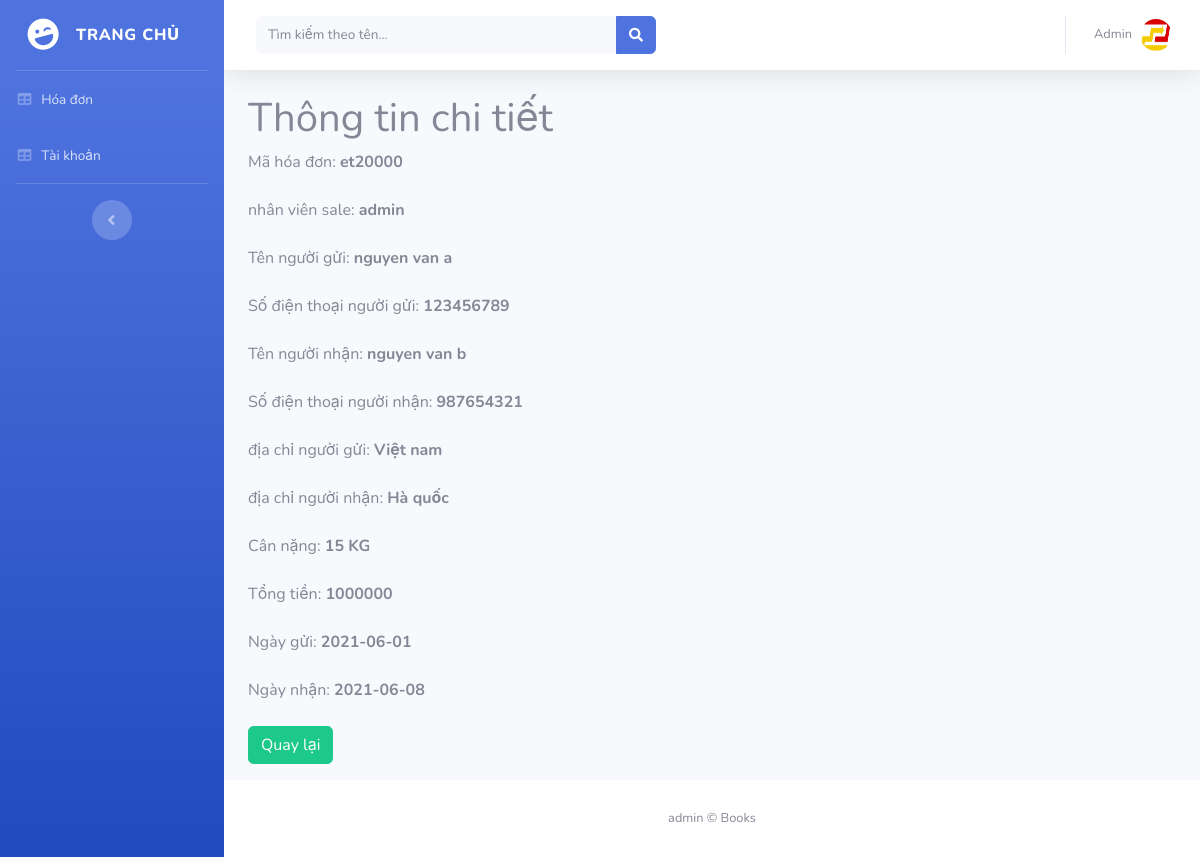
Screenshot of /admin/readbill.php?id=1 (signed in) with the database file from the repository.
### tables this page shows
CREATE TABLE `bill` (
  `customer_sendname` varchar(50) NOT NULL,
  `customer_sendtel` int(15) NOT NULL,
  `customer_receivername` varchar(50) NOT NULL,
  `customer_receivertel` int(15) NOT NULL,
  `customer_sendadr` varchar(200) NOT NULL,
  `customer_receiveradr` varchar(200) NOT NULL,
  `weight` float NOT NULL,
  `fee` float NOT NULL,
  `datesend` date NOT NULL,
  `datereceived` date NOT NULL,
  `id` int(50) NOT NULL,
  `bill_id` varchar(200) DEFAULT NULL,
  `idb` int(10) NOT NULL
);

CREATE TABLE `employee` (
  `id` int(11) NOT NULL,
  `username` varchar(200) NOT NULL,
  `password` varchar(200) NOT NULL,
  `name` varchar(200) NOT NULL,
  `dob` date NOT NULL,
  `phonenumber` int(20) NOT NULL,
  `email` varchar(30) NOT NULL
);

### admin/readbill.php (the view, shortened to what this page needs)
<?php
if (isset($_SESSION['userid']) && isset($_SESSION['username'])) {
?>
<!DOCTYPE html>
<html lang="en">
<head>
  <link href="vendor/fontawesome-free/css/all.min.css" rel="stylesheet" type="text/css">
  <link href="css/sb-admin-2.min.css" rel="stylesheet">
</head>
<body id="page-top">
  <div id="wrapper">
    <?php include("include/menu.php"); ?>
    <div id="content-wrapper" class="d-flex flex-column">
      <div id="content">
        <nav class="navbar navbar-expand navbar-light bg-white topbar mb-4 static-top shadow">
          <form class="d-none d-sm-inline-block form-inline mr-auto ml-md-3 my-2 my-md-0 mw-100 navbar-search">
            <div class="input-group">
              <input type="text" class="form-control bg-light border-0 small" placeholder="Tìm kiếm theo tên..." name="var" aria-label="Search" aria-describedby="basic-addon2" value="<?php if(isset($_GET['var'])) {echo $_GET['var'];} ?>">
              <div class="input-group-append">
                <button class="btn btn-primary" type="submit">
                  <i class="fas fa-search fa-sm"></i>
                </button>
              </div>
            </div>
          </form>
          <ul class="navbar-nav ml-auto">
            <li class="nav-item dropdown no-arrow">
              <a class="nav-link dropdown-toggle" href="#" id="userDropdown" role="button" data-toggle="dropdown" aria-haspopup="true" aria-expanded="false">
                <span class="mr-2 d-none d-lg-inline text-gray-600 small">Admin</span>
                <img class="img-profile rounded-circle" src="logo/title.png">
              </a>
            </li>
          </ul>
        </nav>
        <div class="wrapper">
        <div class="container-fluid">
            <div class="row">
                <div class="col-md-12">
                    <div class="page-header">
                        <h1>Thông tin chi tiết</h1>
                    </div>
                    <?php
                   $id=$_GET['id'];
                   $con=mysqli_connect("localhost","root","","pam");
                   $sel="select bill.bill_id,
                   bill.customer_sendname,
                   bill.customer_sendtel,
                   bill.customer_receivername,
                   bill.customer_receivertel,
                   bill.customer_sendadr,
                   bill.customer_receiveradr,
                   bill.weight,
                   bill.fee,
                   bill.datesend,
                   bill.datereceived,
                   bill.idb,
                   employee.name
                   from bill,employee where bill.id = employee.id and bill.idb='$id'";
                   $rk=$con->query($sel);
                   while($row=$rk->fetch_assoc()){
                  ?>
                    <div class="form-group">
                        <label>Mã hóa đơn:</label>
                        <strong class="form-control-static"><?php echo $row["bill_id"]; ?></strong>
                    </div>
                    <div class="form-group">
                        <label>nhân viên sale: </label>
                        <strong class="form-control-static"><?php echo $row["name"]; ?></strong>
                    </div>
                    <div class="form-group">
                        <label>Tên người gửi: </label>
                        <strong class="form-control-static"><?php echo $row["customer_sendname"]; ?></strong>
                    </div>
                    <div class="form-group">
                        <label>Số điện thoại người gửi: </label>
                        <strong class="form-control-static"><?php echo $row["customer_sendtel"]; ?></strong>
                    </div>
                    <div class="form-group">
                        <label>Tên người nhận: </label>
                        <strong class="form-control-static"><?php echo $row["customer_receivername"]; ?></strong>
                    </div>
                    <div class="form-group">
                        <label>Số điện thoại người nhận: </label>
                        <strong class="form-control-static"><?php echo $row["customer_receivertel"]; ?></strong>
                    </div>
                    <div class="form-group">
                        <label>địa chỉ người gửi: </label>
                        <strong class="form-control-static"><?php echo $row["customer_sendadr"]; ?></strong>
                    </div>
                    <div class="form-group">
                        <label>địa chỉ người nhận: </label>
                        <strong class="form-control-static"><?php echo $row["customer_receiveradr"]; ?></strong>
                    </div>
                    <div class="form-group">
                        <label>Cân nặng: </label>
                        <strong class="form-control-static"><?php echo $row["weight"]; ?> KG</strong>
                    </div>
                    <div class="form-group">
                        <label>Tổng tiền: </label>
                        <strong class="form-control-static"><?php echo $row["fee"]; ?></strong>
                    </div>
                    <div class="form-group">
                        <label>Ngày gửi: </label>
                        <strong class="form-control-static"><?php echo $row["datesend"]; ?></strong>
                    </div>
                    <div class="form-group">
                        <label>Ngày nhận: </label>
                        <strong class="form-control-static"><?php echo $row["datereceived"]; ?></strong>
                    </div>
                    <p><a href="bill.php" class="btn btn-success">Quay lại</a></p>
                    </div>
                <?php } ?>
            </div>
        </div>
    </div>
      <footer class="sticky-footer bg-white">
        <div class="container my-auto">
          <div class="copyright text-center my-auto">
            <span>admin &copy; Books </span>
          </div>
        </div>
      </footer>
    </div>
  </div>
</body>
</html>
<?php
}else{
     header("Location: index.php");
     exit();
}
 ?>

### admin/include/menu.php
<ul class="navbar-nav bg-gradient-primary sidebar sidebar-dark accordion" id="accordionSidebar">
  <a class="sidebar-brand d-flex align-items-center justify-content-center" href="#">
    <div class="sidebar-brand-icon rotate-n-15">
      <i class="fas fa-laugh-wink"></i>
    </div>
    <div class="sidebar-brand-text mx-3">Trang chủ</div>
  </a>
  <hr class="sidebar-divider my-0">
   <li class="nav-item">
    <a class="nav-link" href="bill.php">
      <i class="fas fa-fw fa-table"></i>
      <span>Hóa đơn</span></a>
  </li>
  <li class="nav-item">
    <a class="nav-link" href="user.php">
      <i class="fas fa-fw fa-table"></i>
      <span>Tài khoản</span></a>
  </li>
  <hr class="sidebar-divider d-none d-md-block">
  <div class="text-center d-none d-md-inline">
    <button class="rounded-circle border-0" id="sidebarToggle"></button>
  </div>
</ul>

### rows the page displays
bill: bill "et20000", id.name "admin", customer_sendname "nguyen van a", customer_sendtel "123456789", customer_receivername "nguyen van b", customer_receivertel "987654321", customer_sendadr "Việt nam", customer_receiveradr "Hà quốc", weight "15", fee "1000000", datesend "2021-06-01", datereceived "2021-06-08"
